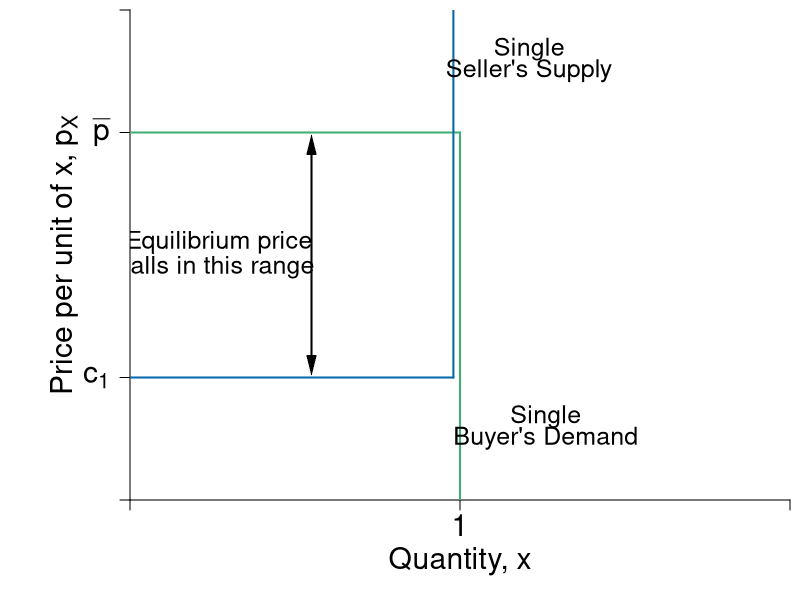

R code for this plot:
require(shape)
pdf(file = "competitionmarkets/makost_market1.pdf", width = 9, height = 7)

#Set parameters for graphics
pointsize <- 1.8
axislabelsize <- 1.8
labelsize <- 1.5
namesize <- 1.8
annotatesize <- 1.5
graphlinewidth <- 2
segmentlinewidth <- 1.5


COL <- c("#7fc97f", "#beaed4", "#fdc086", "#ffff99", "#386cb0", "#f0027f", "#bf5b17", "#666666")
COLA <- c("#e0f3db", "#99d8c9","#66c2a4","#41ae76", "#238b45", "#005824")
COLB <- c("#c6dbef", "#4eb3d3", "#2b8cbe", "#0868ac","#084081")
COLC <- c("#fcfbfd", "#efedf5", "#dadaeb", "#bcbddc", "#9e9ac8", "#807dba", "#6a51a3", "#54278f", "#3f007d")

par(mar =  c(5, 6.5, 0.5, 0.5))

Demand <- function(x, rmax = 20, xmax = 12, n = 10) {
  rmax - (rmax/(n*xmax))*x
}

mrsA <- function(x, rmax = 20, xmax = 10) {
  rmax - (rmax/xmax)*x
}

uA <- function(x, y, rmax = 20, xmax = 10) {
  y + rmax*x - (1/2)(rmax/xmax)*x^2
}


Supply <- function(x, c1 = 0, c2 = 0.05){
  c1 + 2*c2*x
}

xlims <- c(0, 2)
ylims <- c(0, 4)

npts <- 501 

plot(0, 0, xlim = xlims, ylim = ylims, type = "n",
     xlab = expression(paste("")),
     ylab = expression(paste("")), 
     xaxt = "n", 
     yaxt = "n", 
     cex.lab = axislabelsize, 
     bty = "n",
     xaxs="i", 
     yaxs="i")

# ticksy <- seq(from = 0, to = ylims[2], by = 2)
# ylabels <- seq(from = 0, to = ylims[2], by = 2)
# ticksx <- seq(from = 0, to = xlims[2], by = 2)
# xlabels <- seq(from = 0, to = xlims[2], by = 2)
ticksy <- c(0, 1, 3, ylims[2])
ylabels <- c(NA, expression(paste(c[1])), expression(paste( bar(p) )), NA)
ticksx <- c(0, 1, xlims[2])
xlabels <- c(NA, 1, NA)

axis(1, at = ticksx, pos = 0, labels = xlabels, cex.axis = axislabelsize)
axis(2, at = ticksy, pos = 0, labels = ylabels, las = 1, cex.axis = axislabelsize)

npts <- 500 
xx1 <- seq(xlims[1], xlims[2], length.out = npts)

#Draw the polygon for producer surplus
# xpoly1 <- c(0, 75, 0, 0)
# ypoly1 <- c(0, 7.5, 7.5, 0)
# polygon(x = xpoly1, y = ypoly1, col=COLB[1], density=NULL, border = NA)

# #Draw the polygon for consumer surplus
# xpoly2 <- c(0, 75, 0, 0)
# ypoly2 <- c(7.5, 7.5, 20, 7.5)
# polygon(x = xpoly2, y = ypoly2, col=COLA[1], density=NULL, border = NA)
# text(25, 6, expression(paste("Producer Surplus")), xpd = TRUE, cex = labelsize) 
# text(25, 11.5, expression(paste("Consumer Surplus")), xpd = TRUE, cex = labelsize) 

#Lines for mrs graph
# lines(xx1, Demand(xx1), col = COLA[4], lwd = graphlinewidth)
# lines(xx1, Supply(xx1), col = COLB[4], lwd = graphlinewidth)
#lines(xx1, mrsA(xx1, rmax = 20, xmax = 10), col = COLA[4], lwd = graphlinewidth)

#Line for Demand
segments(0, 3, 1, 3, lty = 1, col = COLA[4] , lwd = graphlinewidth)
segments(1, 0, 1, 3, lty = 1, col = COLA[4] , lwd = graphlinewidth)

#Line for Supply
segments(0, 1, 0.98, 1, lty = 1, col = COLB[4] , lwd = graphlinewidth)
segments(0.98, 1, 0.98, 4, lty = 1, col = COLB[4] , lwd = graphlinewidth)

#Label axes
mtext(expression(paste("Quantity, ", x)), side=1, line = 3, cex = axislabelsize)
text(-0.2, 0.5*ylims[2], expression(paste("Price per unit of x, ", p[X])), xpd = TRUE, cex = axislabelsize, srt = 90) 
# 
# points(50, 10, pch = 16, col = "black", cex = 1.5)
# text(52, 10.5, expression(M))

#segments(4.11765, 6.17647, 5.88, 8.88, lty = 1, col = COL[2] , lwd = graphlinewidth)
text(1.26, 0.68, expression("Single"), cex = labelsize)
text(1.26, 0.5, expression("Buyer's Demand"), cex = labelsize)
text(1.21, 3.68, expression("Single"), cex = labelsize)
text(1.21, 3.5, expression("Seller's Supply"), cex = labelsize)

text(0.27, 2.1, expression("Equilibrium price"), cex = labelsize)
text(0.27, 1.9, expression("falls in this range"), cex = labelsize)
Arrows(0.55, 1.1, 0.55, 2.9, col = "black", code =3, lty = 1, lwd = 2, arr.type = "triangle", arr.lwd = 0.5)


dev.off()
